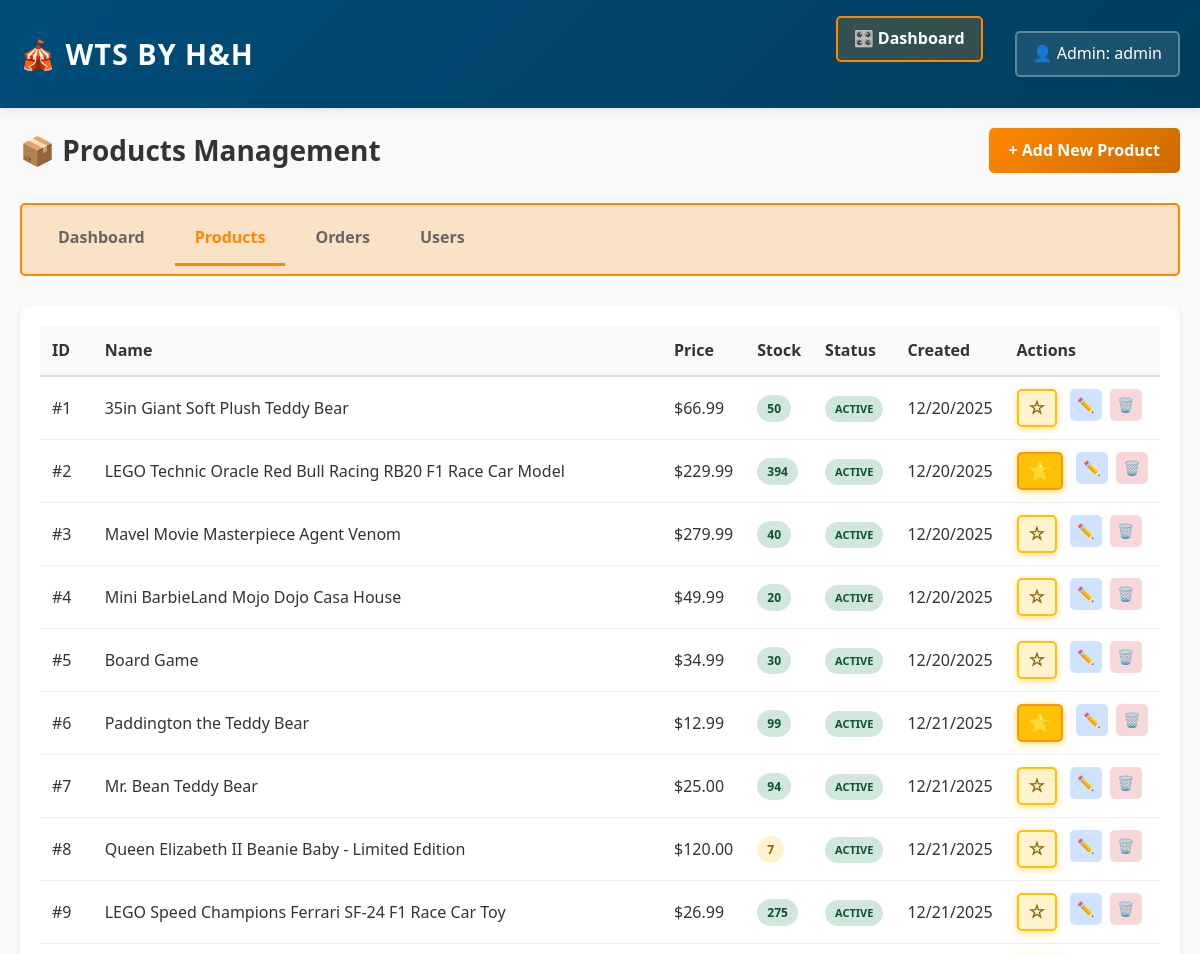
/admin/products (signed in, upper part), run on an earlier commit of the app's database.
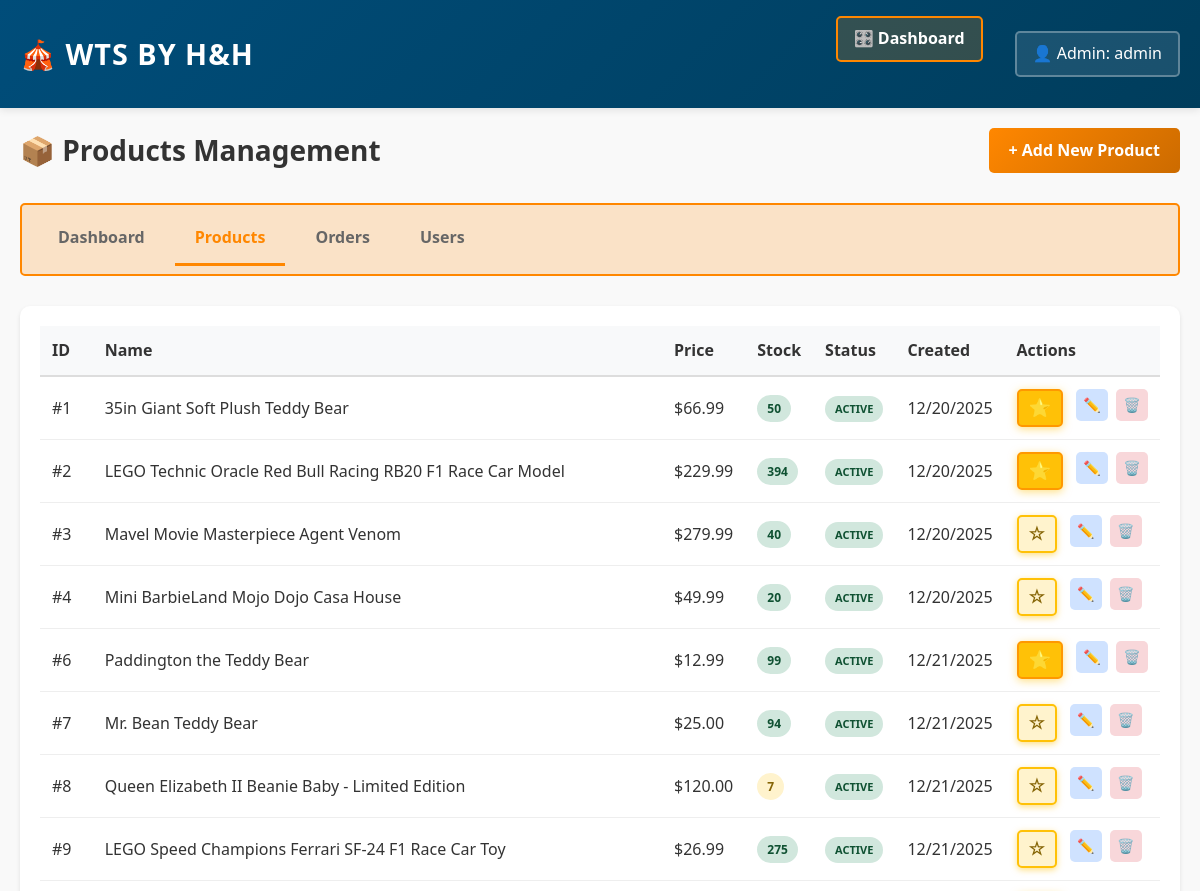
And on a later commit of the database.
### app/models.py (models this page shows, shortened)
class Product(db.Model):
    __tablename__ = 'products'
    id = db.Column(db.Integer, primary_key=True)
    name = db.Column(db.String(120), nullable=False)
    price = db.Column(db.Float, nullable=False)
    description = db.Column(db.Text)
    stock = db.Column(db.Integer, default=0)
    category_id = db.Column(db.Integer, db.ForeignKey('categories.id'), nullable=True)
    image_filename = db.Column(db.String(255), nullable=True)
    is_featured = db.Column(db.Boolean, default=False)
    created_at = db.Column(db.DateTime, default=datetime.utcnow)
    updated_at = db.Column(db.DateTime, default=datetime.utcnow, onupdate=datetime.utcnow)
    orders = db.relationship('Order', backref='product', lazy=True)
    cart_items = db.relationship('CartItem', backref='product', lazy=True)
    wishlist_items = db.relationship('Wishlist', backref='product', lazy=True, cascade='all, delete-orphan')

### app/routes.py (the view)
@main_bp.route('/admin/products')
@admin_required
def admin_products():
    products = Product.query.all()
    return render_template('admin/products.html', title='Manage Products', products=products)

### app/routes.py (called while the page is built)
def admin_required(f):
    @wraps(f)
    def decorated_function(*args, **kwargs):
        if not current_user.is_authenticated or not current_user.is_admin:
            flash('You do not have permission to access this page.', 'error')
            return redirect(url_for('main.index'))
        return f(*args, **kwargs)
    return decorated_function

### app/templates/admin/products.html (shortened to what this page needs)
{% extends "base.html" %}
{% block content %}
<div class="admin-products">
    <div class="admin-header">
        <h1>📦 Products Management</h1>
        <a href="{{ url_for('main.admin_add_product') }}" class="btn-add-new">+ Add New Product</a>
    </div>
    <div class="admin-nav">
        <a href="{{ url_for('main.admin_dashboard') }}" class="nav-btn">Dashboard</a>
        <a href="{{ url_for('main.admin_products') }}" class="nav-btn active">Products</a>
        <a href="{{ url_for('main.admin_orders') }}" class="nav-btn">Orders</a>
        <a href="{{ url_for('main.admin_users') }}" class="nav-btn">Users</a>
    </div>
    <div class="admin-section">
        {% if products %}
            <div class="table-responsive">
                <table class="admin-table">
                    <thead>
                        <tr>
                            <th>ID</th>
                            <th>Name</th>
                            <th>Price</th>
                            <th>Stock</th>
                            <th>Status</th>
                            <th>Created</th>
                            <th>Actions</th>
                        </tr>
                    </thead>
                    <tbody>
                        {% for product in products %}
                            <tr>
                                <td>#{{ product.id }}</td>
                                <td>{{ product.name }}</td>
                                <td>${{ "%.2f"|format(product.price) }}</td>
                                <td>
                                    <span class="stock-badge {% if product.stock > 10 %}stock-high{% elif product.stock > 0 %}stock-medium{% else %}stock-low{% endif %}">
                                        {{ product.stock }}
                                    </span>
                                </td>
                                <td>
                                    {% if product.stock > 0 %}
                                        <span class="status-badge status-active">Active</span>
                                    {% else %}
                                        <span class="status-badge status-inactive">Out of Stock</span>
                                    {% endif %}
                                </td>
                                <td>{{ product.created_at.strftime('%m/%d/%Y') }}</td>
                                <td>
                                    <div class="action-buttons">
                                        <button class="btn-feature-toggle {% if product.is_featured %}featured{% endif %}"
                                                data-product-id="{{ product.id }}"
                                                type="button"
                                                title="{% if product.is_featured %}Remove from featured{% else %}Add to featured{% endif %}">
                                            {% if product.is_featured %}⭐{% else %}☆{% endif %}
                                        </button>
                                        <a href="{{ url_for('main.admin_edit_product', product_id=product.id) }}" class="btn-icon btn-edit" title="Edit">✏️</a>
                                        <a href="{{ url_for('main.admin_delete_product', product_id=product.id) }}" class="btn-icon btn-delete" title="Delete" onclick="return confirm('Are you sure?')">🗑️</a>
                                    </div>
                                </td>
                            </tr>
                        {% endfor %}
                    </tbody>
                </table>
            </div>
        {% else %}
            <div class="empty-state">
                <p>No products found. <a href="{{ url_for('main.admin_add_product') }}">Add one now!</a></p>
            </div>
        {% endif %}
    </div>
</div>
{% endblock %}

What changed in the data, as far as the page shows it:
removed Product: id "5", name "Board Game", price "34.99", stock "30", shows "ACTIVE", created_at "12/20/2025"
changed Product "35in Giant Soft Plush Teddy Bear": is_featured "☆" → "⭐"
